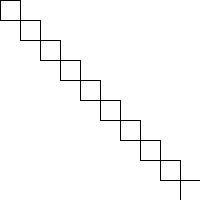
Frame 1 (no input)
Frame 60 (the mouse pressed at the canvas centre just before this capture): identical to frame 1, image omitted
Frame 120 (the mouse held since frame 60 and released just before this capture): identical to frame 1, image omitted

The Processing sketch that drew this single still picture (run headless with seeded random() and noise(); from frame 60 on, the mouse is pressed at the canvas centre):

// Processing sketch: task_4
// ── task_4.pde
Square[] tenSquares = new Square[10];

void setup(){ 
  size(200,200);
  for(int i=0; i<tenSquares.length; i++){
    tenSquares[i] = new Square(i*20,i*20);
  
  }
}

void draw(){
 background(255);
 for(Square s : tenSquares){
   s.display();
}
}

// ── SquareClass.pde
class Square{
  
  float xposition;
  float yposition;
  
  Square(float x, float y){
    
    xposition=x;
    yposition=y;
  
}
void display(){
  rect(xposition,yposition,20,20);
}
}
